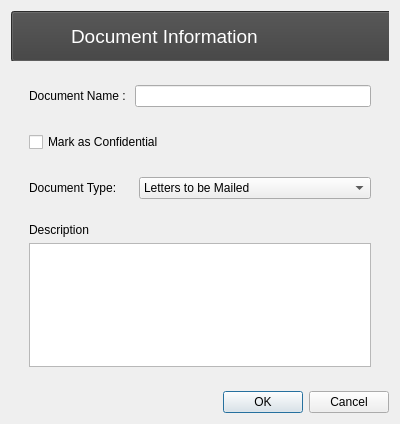
<?xml version="1.0" encoding="UTF-8"?>
<ui version="4.0">
 <class>Dialog</class>
 <widget class="QDialog" name="Dialog">
  <property name="geometry">
   <rect>
    <x>0</x>
    <y>0</y>
    <width>400</width>
    <height>424</height>
   </rect>
  </property>
  <property name="minimumSize">
   <size>
    <width>350</width>
    <height>0</height>
   </size>
  </property>
  <property name="maximumSize">
   <size>
    <width>400</width>
    <height>16777215</height>
   </size>
  </property>
  <property name="windowTitle">
   <string>Dialog</string>
  </property>
  <layout class="QVBoxLayout" name="verticalLayout">
   <item>
    <widget class="QWidget" name="widget_85" native="true">
     <property name="minimumSize">
      <size>
       <width>0</width>
       <height>50</height>
      </size>
     </property>
     <property name="maximumSize">
      <size>
       <width>16777215</width>
       <height>50</height>
      </size>
     </property>
     <widget class="QPushButton" name="pushButton_11">
      <property name="geometry">
       <rect>
        <x>0</x>
        <y>0</y>
        <width>1920</width>
        <height>51</height>
       </rect>
      </property>
      <property name="minimumSize">
       <size>
        <width>1920</width>
        <height>0</height>
       </size>
      </property>
      <property name="styleSheet">
       <string notr="true">background-color: rgb(62, 62, 62);
</string>
      </property>
      <property name="text">
       <string/>
      </property>
     </widget>
     <widget class="QPushButton" name="design_21">
      <property name="geometry">
       <rect>
        <x>10</x>
        <y>0</y>
        <width>51</width>
        <height>51</height>
       </rect>
      </property>
      <property name="text">
       <string/>
      </property>
      <property name="icon">
       <iconset resource="icons.qrc">
        <normaloff>:/icons/SORSOGON.png</normaloff>
        <disabledoff>:/icons/SORSOGON.png</disabledoff>:/icons/SORSOGON.png</iconset>
      </property>
      <property name="iconSize">
       <size>
        <width>50</width>
        <height>50</height>
       </size>
      </property>
      <property name="flat">
       <bool>true</bool>
      </property>
     </widget>
     <widget class="QLabel" name="account_label">
      <property name="geometry">
       <rect>
        <x>60</x>
        <y>10</y>
        <width>641</width>
        <height>31</height>
       </rect>
      </property>
      <property name="font">
       <font>
        <family>Segoe UI</family>
        <pointsize>14</pointsize>
       </font>
      </property>
      <property name="styleSheet">
       <string notr="true">color: rgb(255, 255, 255);</string>
      </property>
      <property name="text">
       <string>Document Information</string>
      </property>
     </widget>
    </widget>
   </item>
   <item>
    <widget class="QWidget" name="widget_30" native="true">
     <property name="minimumSize">
      <size>
       <width>60</width>
       <height>0</height>
      </size>
     </property>
     <layout class="QVBoxLayout" name="verticalLayout_14">
      <item>
       <widget class="QWidget" name="widget_31" native="true">
        <property name="minimumSize">
         <size>
          <width>0</width>
          <height>40</height>
         </size>
        </property>
        <property name="maximumSize">
         <size>
          <width>16777215</width>
          <height>40</height>
         </size>
        </property>
        <layout class="QHBoxLayout" name="horizontalLayout_11">
         <item>
          <widget class="QLabel" name="label_9">
           <property name="font">
            <font>
             <family>Segoe UI</family>
             <pointsize>9</pointsize>
            </font>
           </property>
           <property name="text">
            <string>Document Name : </string>
           </property>
          </widget>
         </item>
         <item>
          <widget class="QLineEdit" name="upload_document_name"/>
         </item>
        </layout>
       </widget>
      </item>
      <item>
       <widget class="QWidget" name="upload_mark_confidential_widget" native="true">
        <property name="minimumSize">
         <size>
          <width>0</width>
          <height>40</height>
         </size>
        </property>
        <property name="maximumSize">
         <size>
          <width>16777215</width>
          <height>40</height>
         </size>
        </property>
        <layout class="QHBoxLayout" name="horizontalLayout_27">
         <item>
          <widget class="QCheckBox" name="upload_mark_confidential">
           <property name="font">
            <font>
             <family>Segoe UI</family>
             <pointsize>9</pointsize>
            </font>
           </property>
           <property name="text">
            <string>Mark as Confidential</string>
           </property>
          </widget>
         </item>
        </layout>
       </widget>
      </item>
      <item>
       <widget class="QWidget" name="widget_21" native="true">
        <property name="minimumSize">
         <size>
          <width>0</width>
          <height>40</height>
         </size>
        </property>
        <property name="maximumSize">
         <size>
          <width>16777215</width>
          <height>40</height>
         </size>
        </property>
        <layout class="QHBoxLayout" name="horizontalLayout_7">
         <item>
          <widget class="QLabel" name="label_11">
           <property name="sizePolicy">
            <sizepolicy hsizetype="Fixed" vsizetype="Preferred">
             <horstretch>0</horstretch>
             <verstretch>0</verstretch>
            </sizepolicy>
           </property>
           <property name="font">
            <font>
             <family>Segoe UI</family>
             <pointsize>9</pointsize>
            </font>
           </property>
           <property name="text">
            <string>Document Type:     </string>
           </property>
          </widget>
         </item>
         <item>
          <widget class="QComboBox" name="upload_doctype">
           <property name="font">
            <font>
             <family>Segoe UI</family>
             <pointsize>9</pointsize>
            </font>
           </property>
           <item>
            <property name="text">
             <string>Letters to be Mailed</string>
            </property>
           </item>
           <item>
            <property name="text">
             <string>Letters to be Picked Up</string>
            </property>
           </item>
           <item>
            <property name="text">
             <string>Request for an appointment with the Governor</string>
            </property>
           </item>
           <item>
            <property name="text">
             <string>Contracts</string>
            </property>
           </item>
           <item>
            <property name="text">
             <string>Ordinance / Resolution</string>
            </property>
           </item>
           <item>
            <property name="text">
             <string>Others</string>
            </property>
           </item>
          </widget>
         </item>
        </layout>
       </widget>
      </item>
      <item>
       <widget class="QWidget" name="widget_33" native="true">
        <layout class="QVBoxLayout" name="verticalLayout_15">
         <item>
          <widget class="QLabel" name="label_10">
           <property name="font">
            <font>
             <family>Segoe UI</family>
             <pointsize>9</pointsize>
            </font>
           </property>
           <property name="text">
            <string>Description</string>
           </property>
          </widget>
         </item>
         <item>
          <widget class="QTextEdit" name="upload_description">
           <property name="font">
            <font>
             <family>Segoe UI</family>
             <pointsize>10</pointsize>
            </font>
           </property>
          </widget>
         </item>
        </layout>
       </widget>
      </item>
     </layout>
    </widget>
   </item>
   <item>
    <widget class="QDialogButtonBox" name="buttonBox">
     <property name="orientation">
      <enum>Qt::Horizontal</enum>
     </property>
     <property name="standardButtons">
      <set>QDialogButtonBox::Cancel|QDialogButtonBox::Ok</set>
     </property>
    </widget>
   </item>
  </layout>
 </widget>
 <resources>
  <include location="icons.qrc"/>
 </resources>
 <connections>
  <connection>
   <sender>buttonBox</sender>
   <signal>rejected()</signal>
   <receiver>Dialog</receiver>
   <slot>reject()</slot>
   <hints>
    <hint type="sourcelabel">
     <x>316</x>
     <y>260</y>
    </hint>
    <hint type="destinationlabel">
     <x>286</x>
     <y>274</y>
    </hint>
   </hints>
  </connection>
  <connection>
   <sender>buttonBox</sender>
   <signal>accepted()</signal>
   <receiver>Dialog</receiver>
   <slot>accept()</slot>
   <hints>
    <hint type="sourcelabel">
     <x>248</x>
     <y>254</y>
    </hint>
    <hint type="destinationlabel">
     <x>157</x>
     <y>274</y>
    </hint>
   </hints>
  </connection>
 </connections>
</ui>
